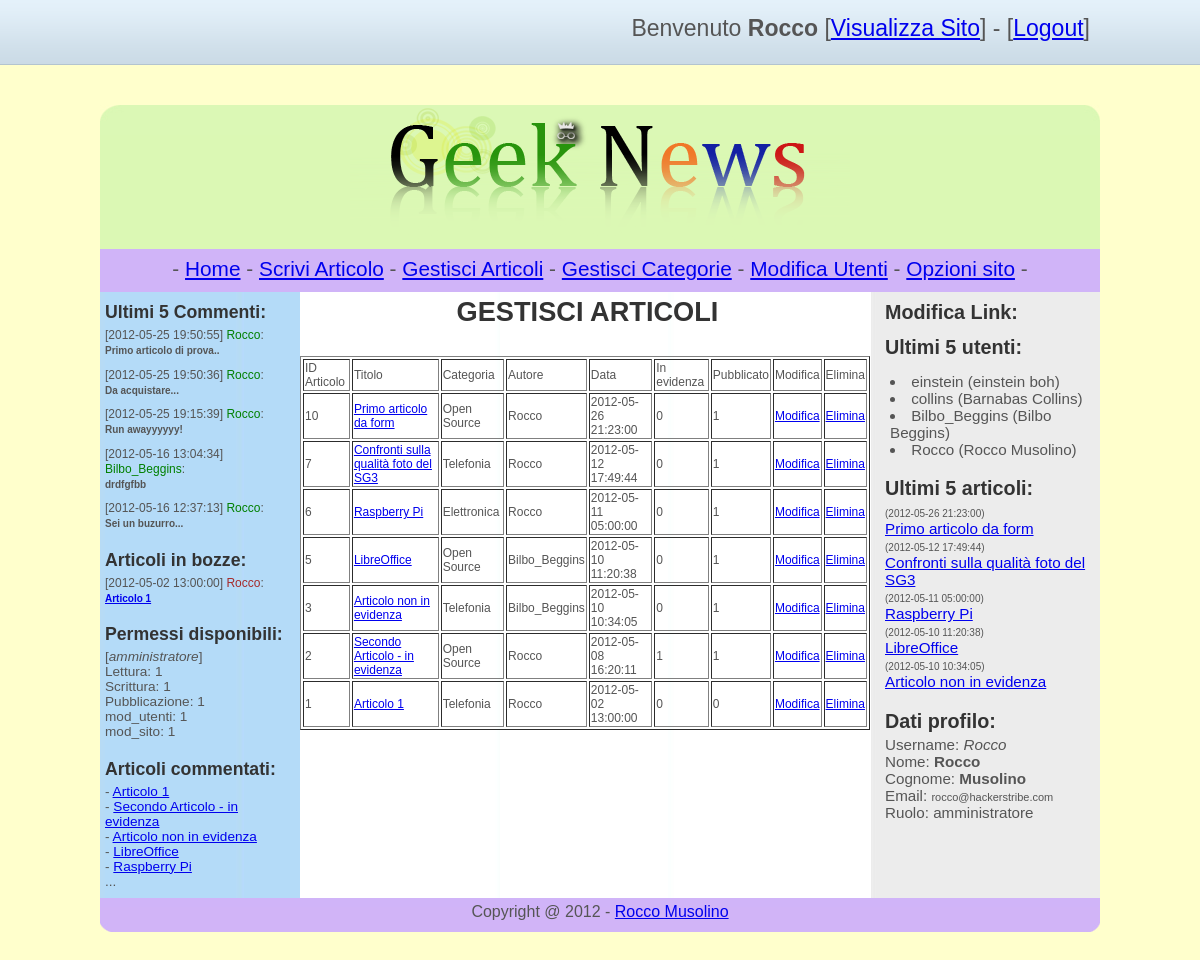
Page /progetto/admin.php?pag=gestisci-articoli (signed in) on the committed database.
### tables this page shows
CREATE TABLE IF NOT EXISTS `articoli` (
  `id_articolo` int(50) NOT NULL AUTO_INCREMENT,
  `titolo` text NOT NULL,
  `testo` text NOT NULL,
  `meta_description` text NOT NULL,
  `id_categoria` int(50) NOT NULL,
  `tags` text,
  `id_autore` int(50) NOT NULL,
  `data` datetime NOT NULL,
  `in_evidenza` int(1) NOT NULL DEFAULT '0',
  `pubblicato` int(1) NOT NULL DEFAULT '0',
  PRIMARY KEY (`id_articolo`)
);

CREATE TABLE IF NOT EXISTS `categorie` (
  `id_categoria` int(50) NOT NULL AUTO_INCREMENT,
  `nome_categoria` varchar(50) NOT NULL,
  `descr_breve` text,
  `visibile` int(1) NOT NULL,
  PRIMARY KEY (`id_categoria`)
);

CREATE TABLE IF NOT EXISTS `utenti` (
  `id_utente` int(50) NOT NULL AUTO_INCREMENT,
  `username` varchar(50) NOT NULL,
  `nome` text NOT NULL,
  `cognome` text NOT NULL,
  `email` varchar(30) NOT NULL,
  `password` varchar(50) NOT NULL,
  `ruolo` text NOT NULL,
  PRIMARY KEY (`id_utente`),
  UNIQUE KEY `username` (`username`)
);

CREATE TABLE IF NOT EXISTS `permessi` (
  `ruolo` varchar(20) NOT NULL,
  `lettura` int(1) NOT NULL,
  `scrittura` int(1) NOT NULL,
  `pubblicazione` int(1) NOT NULL,
  `mod_utenti` int(1) NOT NULL,
  `mod_sito` int(1) NOT NULL,
  UNIQUE KEY `ruolo` (`ruolo`)
);

CREATE TABLE IF NOT EXISTS `commenti` (
  `art_commentato` int(50) NOT NULL,
  `testo_commento` text NOT NULL,
  `utente` text NOT NULL,
  `data` datetime NOT NULL,
  KEY `art_commentato` (`art_commentato`)
);

CREATE TABLE IF NOT EXISTS `info_sito` (
  `nome_sito` varchar(20) NOT NULL,
  `slogan` varchar(100) NOT NULL,
  `articoli_per_pagina` int(10) NOT NULL,
  `reg_attiva` int(1) NOT NULL,
  `footer` text NOT NULL,
  `descrizione_sito` text NOT NULL,
  `keywords_sito` text NOT NULL
);

### progetto/functions/moduli/gestisci-articoli.php (the view, shortened to what this page needs)
<?php
if (isset($_GET['edit_art'])){
$id_art = mysql_escape_string($_GET['edit_art']);
$article = mysql_fetch_array(mysql_query("SELECT * FROM articoli WHERE `id_articolo` = $id_art"));
  if (@$_POST['form_inviato']){
	$titolo = mysql_escape_string($_POST['titolo']);
	$testo = mysql_escape_string($_POST['testo']);
	$meta_desc = mysql_escape_string($_POST['meta_description']);
	$categoria = mysql_escape_string($_POST['categoria']);
	$tags = mysql_escape_string($_POST['tags']);
	$evid = mysql_escape_string($_POST['evidenza']);
	$azione = mysql_escape_string($_POST['azione']);
	mysql_query("UPDATE  `articoli` SET  `titolo` =  '$titolo',
`testo` =  '$testo',
`meta_description` =  '$meta_desc',
`id_categoria` =  '$categoria',
`tags` =  '$tags',
`id_autore` =  '1',
`in_evidenza` =  '$evid',
`pubblicato` =  '$azione' WHERE `id_articolo` = $id_art;") or die("Errore nella modifica dell'articolo.".mysql_error());
	$ok = "<font color='green' size='5'>Aggiornamento articolo in corso...</font><br/><img src='images/loading.gif' /><br/><br/><META HTTP-EQUIV='REFRESH' CONTENT='3; URL=$_SERVER[PHP_SELF]?$_SERVER[QUERY_STRING]'>";
    }
?>
<center><h2>MODIFICA ARTICOLO [id: <?php echo $id_art; ?>]</h2></center><br/><p>
<center> <?php echo @$ok; ?>
<form action='' method='POST'>
<input type='hidden' value='1' name='form_inviato'>
Titolo: <input type='text' name='titolo' value='<?php echo $article['titolo']; ?>' size='35'><br/><br/>
<textarea rows='10' cols='50' name='testo'><?php echo $article['testo']; ?></textarea><br/><br/>
Descr. breve:<input type='text' name='meta_description' value='<?php echo $article['meta_description']; ?>' size='50'><br/><br/>
Tags: <input type='text' name='tags' value='<?php echo $article['tags']; ?>' size='50'><br/><br/>
Categoria:
<select name='categoria'>
<?php
$qry_categ = mysql_query("SELECT id_categoria, nome_categoria FROM categorie");
while($categoria = mysql_fetch_array($qry_categ)){
$selected = ($article['id_categoria'] == $categoria['id_categoria']) ? "selected": "";
echo "<option value='$categoria[id_categoria]' ".$selected.">$categoria[nome_categoria]</option>";
}
?>
</select>
<br/><br/>
Metti in Evidenza:
<select name='evidenza'>
<?php
if ($article['in_evidenza'])
echo "<option value='0'>No</option>
<option value='1' selected>Si</option>";
else
echo "<option value='0' selected>No</option>
<option value='1'>Si</option>";
?>
</select>
<br/><br/>
Azione:
<select name='azione'>
<?php
if ($article['pubblicato'])
echo "<option value='1' selected>Pubblica</option>
<option value='0'>Salva in bozze</option>";
else
echo "<option value='1'>Pubblica</option>
<option value='0' selected>Salva in bozze</option>";
?>
</select>
<br/><br/>
<input type='submit' value='Aggiorna Articolo'>
<br/>
</form>
</center>
</p>
<?php
}else{
echo "<center><h2>GESTISCI ARTICOLI</h2></center><br/><p><table border='1' style='font-size: 12px'>";
echo "<tr><td>ID Articolo</td><td>Titolo</td><td>Categoria</td><td>Autore</td><td>Data</td><td>In evidenza</td><td>Pubblicato</td><td>Modifica</td><td>Elimina</td></tr>";
$qry_lart = mysql_query("SELECT id_utente, username, id_articolo, titolo, articoli.id_categoria, categorie.id_categoria, id_autore, data, in_evidenza, pubblicato, nome_categoria FROM articoli JOIN categorie ON (articoli.id_categoria = categorie.id_categoria) JOIN utenti ON (id_utente = id_autore) ORDER BY data DESC");
while($art = mysql_fetch_array($qry_lart)){
echo "<tr><td>$art[id_articolo]</td><td><a href='index.php?id_articolo=$art[id_articolo]' target='_new'>$art[titolo]</a></td><td>$art[nome_categoria]</td><td>$art[username]</td><td>$art[data]</td><td>$art[in_evidenza]</td><td>$art[pubblicato]</td><td><a href='$_SERVER[PHP_SELF]?$_SERVER[QUERY_STRING]&edit_art=$art[id_articolo]'>Modifica</a></td><td><a href='$_SERVER[PHP_SELF]?$_SERVER[QUERY_STRING]&delete=$art[id_articolo]' onClick=\"return confirm('Sei sicuro di voler cancellare questo articolo?');\">Elimina</a></td></tr>";
}
echo "</table></p>";
} ?>

### progetto/functions/amministra.php (shortened to what this page needs)
<?php
$footer = mysql_fetch_array(mysql_query("SELECT footer FROM `info_sito`"));
$footer = $footer['footer'];
$permessi = mysql_fetch_array(mysql_query("SELECT * FROM `permessi` WHERE `ruolo` = '$_SESSION[ruolo]'"));
function TagliaStringa($stringa, $max_char){
		if(strlen($stringa)>$max_char){
			$stringa_tagliata=substr($stringa, 0,$max_char);
			$last_space=strrpos($stringa_tagliata," ");
			$stringa_ok=substr($stringa_tagliata, 0,$last_space);
			return $stringa_ok."...";
		}else{
			return $stringa;
		}
	}
?>
<!DOCTYPE HTML PUBLIC "-//W3C//DTD HTML 4.01//EN" "http://www.w3.org/TR/html4/strict.dtd">
<html>
<head>
<link href="style.css" rel="stylesheet" type="text/css">
    <link rel="stylesheet" href="style-login.css" />
</head>
<body>
   <div id="bar">
     <div style="width: 1000px; margin: 0 auto">
            <div id="loginContainer">
			<?php
			if (@$_SESSION['login'] == "ok"){
			 echo "<span style='font-size:23px'>Benvenuto <b>$_SESSION[nome]</b> [<a href='index.php'>Visualizza Sito</a>] - [<a href='index.php?logout=1'>Logout</a>]</span>";
			  }
			  ?>
            </div>
	  </div>
	</div>
<div id="container">
<div id="header"><center><img src="images/Logo.png" border="0" /></center></div>
<div id="menu"><center><?php include("moduli/pca_menu.php"); ?></center></div>
<div id="main">
<div id="content">
<?php
switch(@$_GET['pag']){
case "gestisci-articoli":
include("moduli/gestisci-articoli.php");
break;
?>
<?php
}
?>
</div>
    <div id="nav">
 <?php include("moduli/sidebar_sx.php"); ?>
    </div>
</div>
   <div id="extra">
 <?php include("moduli/sidebar_dx.php"); ?>
   </div>
  <div id="footer">
   <center><p><?php echo "$footer"; ?></p></center>
  </div>
</div>
<br/><br/>
</body>
</html>

### progetto/functions/moduli/sidebar_sx.php (shortened to what this page needs)
<?php
if ($permessi['mod_utenti']){
	 $num_commenti = 5;
	 $lung_commento = 70;
	 $qry_lcomment = mysql_query("SELECT * FROM `commenti` ORDER BY data DESC LIMIT 0, $num_commenti");
	 echo "<h3>Ultimi $num_commenti Commenti:</h3>";
	 while($last_comment = mysql_fetch_array($qry_lcomment)){
?>
	<p>
	<span style="font-size: 12px;">[<?php echo $last_comment['data']; ?>] <span style="color: green"><?php echo $last_comment['utente']; ?></span>:</span><br/>
	<span style="font-size: 10px; font-weight: bold"><?php echo TagliaStringa($last_comment['testo_commento'], $lung_commento); ?></span><br/>
	</p>
	 <?php
	 }
}
if ($permessi['pubblicazione']){
echo "<h3>Articoli in bozze:</h3>";
$qry_art_bozze = mysql_query("SELECT username, titolo, data, id_articolo, id_autore FROM articoli JOIN utenti ON (id_autore = id_utente) WHERE pubblicato = 0") or die("Errore nell'eseguire la query".mysql_error());
while ($bozza = mysql_fetch_array($qry_art_bozze)){
?>
<p>
<span style="font-size: 12px;">[<?php echo $bozza['data']; ?>] <span style="color: brown"><?php echo $bozza['username']; ?></span>:</span><br/>
<span style="font-size: 10px; font-weight: bold"><a href='<?php echo "$_SERVER[PHP_SELF]?pag=gestisci-articoli&edit_art=$bozza[id_articolo]";?>'><?php echo $bozza['titolo'];?></a></span>
</p>
<?php
}
}
if ($permessi['scrittura']){
 $user_permessi = mysql_fetch_array(mysql_query("SELECT * FROM `permessi` WHERE `ruolo` = '$_SESSION[ruolo]'"));
   echo "<h3>Permessi disponibili:</h3>
<p>
[<em>$_SESSION[ruolo]</em>]<br/>
Lettura: $user_permessi[lettura]<br/>
Scrittura: $user_permessi[scrittura]<br/>
Pubblicazione: $user_permessi[pubblicazione]<br/>
mod_utenti: $user_permessi[mod_utenti]<br/>
mod_sito: $user_permessi[mod_sito]
</p>";
}
if ($permessi['lettura']) {
echo "<h3>Articoli commentati:</h3><p>";
$n_art_comm = 5;
$art_comm_qry = mysql_query("SELECT titolo, id_articolo, art_commentato FROM `commenti` JOIN articoli ON (id_articolo = art_commentato) WHERE utente = '$_SESSION[username]' GROUP BY id_articolo LIMIT 0, $n_art_comm") or die("Errore esecuzione query articoli commentati.".mysql_error());
while($art_comm = mysql_fetch_array($art_comm_qry)){
echo "- <a href='index.php?id_articolo=$art_comm[id_articolo]' target='_new'>$art_comm[titolo]</a><br/>";
}
echo "...</p>";
}
?>

### progetto/functions/moduli/sidebar_dx.php (shortened to what this page needs)
<?php
if ($permessi['mod_sito']) echo "<h3>Modifica Link:</h3>";
if ($permessi['mod_utenti']){
echo "<h3>Ultimi 5 utenti:</h3><p>";
$n_users = 5;
$qry_users = mysql_query("SELECT username, nome, cognome FROM utenti ORDER BY id_utente DESC limit 0, $n_users");
while($_users = mysql_fetch_array($qry_users)){
echo "<li>$_users[username] ($_users[nome] $_users[cognome])</li>";
} echo"</p>";
}
if ($permessi['scrittura']){
$art_max = 5;
echo "<h3>Ultimi $art_max articoli:</h3><p>";
$q_articles = mysql_query("SELECT titolo, id_articolo, data FROM articoli ORDER BY id_articolo DESC LIMIT 0, $art_max");
while($l_art = mysql_fetch_array($q_articles)){
echo "<span style='font-size: 10px'>($l_art[data])</span><br/><a href='$_SERVER[PHP_SELF]?pag=gestisci-articoli&edit_art=$l_art[id_articolo]' target='_new'>$l_art[titolo]</a><br/>";
}
echo "</p>";
}
if ($permessi['lettura']){
echo "<h3>Dati profilo:</h3>";
$q_profilo = mysql_query("SELECT * FROM utenti WHERE id_utente = $_SESSION[id_utente]");
$profilo = mysql_fetch_array($q_profilo);
echo "<p>Username: <em>$profilo[username]</em><br/>
Nome: <b>$profilo[nome]</b><br/>
Cognome: <b>$profilo[cognome]</b><br/>
Email: <span style='font-size: 11px'>$profilo[email]</span><br/>
Ruolo: $profilo[ruolo]<br/>
</p>";
}
?>

### progetto/style.css (style rules this page uses)
html,body { margin:0;padding:0 }
body { font: 100.01% "Trebuchet MS",Verdana,Arial,sans-serif; background: #FFFFCC; color: #555; text-align:center; }
h2,h3,h4 { margin:0;padding-left: 5px;padding-top:5px;line-height: 30px;color: #333; }
h2 { font-size: 170% }
h3 { font-size: 130% }
p { margin: 0 5px; padding: 0 0 0.7em }
li { margin-left:10px }
div#container { width:1000px; height: auto; margin: 0 auto; margin-top:40px; background: url(images/3col.jpg) repeat-y;text-align:left; }
div#header { background-color: #DBF8B4; width:1000px; background-image: url(images/top-header-bg.jpg); background-repeat: no-repeat }
div#main { float:left;width:770px; height:auto }
div#content { float:right;width:570px; height: auto; margin-left: auto }
div#nav { float:left;width:200px; height: auto; font-size:85% }
div#extra { float:right;width:220px;font-size:95%; margin-left: auto; }
div#footer { clear:both;width:100%;padding-top:5px; background-color: #D0B4F8; background-image: url(images/bottom-footer-bg.jpg); background-repeat: no-repeat; background-position: bottom left }
div#menu { width: 1000px; height: 35px; background: #D0B4F8; padding-top:8px; font-size:130% }

### progetto/style-login.css (style rules this page uses)
#bar { width:100%; height:35px; padding:15px 0; background:url(images/bar.png) repeat-x; }
#loginContainer { position:relative; float:right; font-size:12px; margin-right: 10px; }

### rows in the picture
articoli: id_articolo "10", titolo "Primo articolo da form", id_categoria.nome_categoria "Open Source", utenti.username "Rocco", data "2012-05-26 21:23:00", in_evidenza "0", pubblicato "1"
articoli: id_articolo "7", titolo "Confronti sulla qualità foto del SG3", id_categoria.nome_categoria "Telefonia", utenti.username "Rocco", data "2012-05-12 17:49:44", in_evidenza "0", pubblicato "1"
articoli: id_articolo "6", titolo "Raspberry Pi", id_categoria.nome_categoria "Elettronica", utenti.username "Rocco", data "2012-05-11 05:00:00", in_evidenza "0", pubblicato "1"
articoli: id_articolo "5", titolo "LibreOffice", id_categoria.nome_categoria "Open Source", utenti.username "Bilbo_Beggins", data "2012-05-10 11:20:38", in_evidenza "0", pubblicato "1"
articoli: id_articolo "3", titolo "Articolo non in evidenza", id_categoria.nome_categoria "Telefonia", utenti.username "Bilbo_Beggins", data "2012-05-10 10:34:05", in_evidenza "0", pubblicato "1"
articoli: id_articolo "2", titolo "Secondo Articolo - in evidenza", id_categoria.nome_categoria "Open Source", utenti.username "Rocco", data "2012-05-08 16:20:11", in_evidenza "1", pubblicato "1"
articoli: id_articolo "1", titolo "Articolo 1", id_categoria.nome_categoria "Telefonia", utenti.username "Rocco", data "2012-05-02 13:00:00", in_evidenza "0", pubblicato "0"
permessi: mod_utenti "5", lettura "1", scrittura "1", pubblicazione "1", mod_utenti "1", mod_sito "1", scrittura "5"
commenti: data "2012-05-25 19:50:55", utente "Rocco", testo_commento "Primo articolo di prova.."
commenti: data "2012-05-25 19:50:36", utente "Rocco", testo_commento "Da acquistare..."
commenti: data "2012-05-25 19:15:39", utente "Rocco", testo_commento "Run awayyyyyy!"
commenti: data "2012-05-16 13:04:34", utente "Bilbo_Beggins", testo_commento "drdfgfbb"
commenti: data "2012-05-16 12:37:13", utente "Rocco", testo_commento "Sei un buzurro..."
utenti: username "einstein", nome "einstein", cognome "boh"
utenti: username "collins", nome "Barnabas", cognome "Collins"
utenti: username "Bilbo_Beggins", nome "Bilbo", cognome "Beggins"
utenti: username "Rocco", nome "Rocco", cognome "Musolino", email "rocco@hackerstribe.com", ruolo "amministratore"
info_sito: footer "Copyright @ 2012 - Rocco Musolino"

### other values in the picture
$_SESSION[nome] "Rocco"
$stringa "-"
$_SESSION[ruolo] "amministratore"
